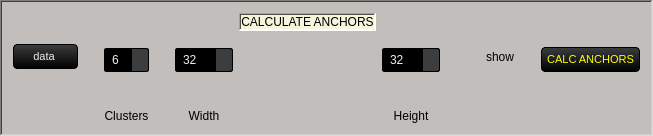
            <widget class="QFrame" name="cal_anchors">
             <property name="sizePolicy">
              <sizepolicy hsizetype="Preferred" vsizetype="Preferred">
               <horstretch>0</horstretch>
               <verstretch>0</verstretch>
              </sizepolicy>
             </property>
             <property name="styleSheet">
              <string notr="true">background-color: rgb(193, 190, 188);</string>
             </property>
             <property name="frameShape">
              <enum>QFrame::WinPanel</enum>
             </property>
             <property name="frameShadow">
              <enum>QFrame::Sunken</enum>
             </property>
             <property name="lineWidth">
              <number>10</number>
             </property>
             <property name="midLineWidth">
              <number>10</number>
             </property>
             <layout class="QGridLayout" name="gridLayout_11">
              <item row="5" column="4">
               <widget class="QLabel" name="width_label">
                <property name="layoutDirection">
                 <enum>Qt::LeftToRight</enum>
                </property>
                <property name="styleSheet">
                 <string notr="true">QLabel
				{
					background-color: transparent;
					color: black /*txt*/;
				}</string>
                </property>
                <property name="frameShape">
                 <enum>QFrame::NoFrame</enum>
                </property>
                <property name="frameShadow">
                 <enum>QFrame::Sunken</enum>
                </property>
                <property name="text">
                 <string>Width</string>
                </property>
                <property name="alignment">
                 <set>Qt::AlignCenter</set>
                </property>
               </widget>
              </item>
              <item row="2" column="6" rowspan="2">
               <widget class="QSpinBox" name="height_spinbox">
                <property name="styleSheet">
                 <string notr="true">				QSpinBox,QDoubleSpinBox,
				QDateTimeEdit 
				{
					background-color: rgb(0, 0, 0) /*bg_gen*/;
					color : rgb(238, 238, 238) /*txt*/;
					border: 1px solid #000;
					padding: 3px;
					padding-left: 5px;
					border-radius : 2px;
				}
				QDoubleSpinBox::up-button, 
				QSpinBox::up-button, 
				QDateTimeEdit::up-button
				{
					border-top-right-radius:2px;
					background-color: rgb(59, 61, 62) /*bg_alt*/;
					width: 16px; 
					border-width: 1px;
				}
				QDoubleSpinBox::up-button:hover, 
				QSpinBox::up-button:hover, 
				QDateTimeEdit::up-button:hover
				{
					background-color: rgb(59, 61, 62) /*bg_alt*/;
				}
				QDoubleSpinBox::up-button:pressed, 
				QSpinBox::up-button:pressed, 
				QDateTimeEdit::up-button:pressed
				{
					background-color: rgb(0, 0, 0) /*bg_gen*/;
					width: 16px; 
					border-width: 1px;
				}
				QDoubleSpinBox::up-arrow,
				QSpinBox::up-arrow,
				QDateTimeEdit::up-arrow
				{
					image: url(:/16x16/icons/16x16/up.gif);
					width: 7px;
					height: 7px;
				}
				QDoubleSpinBox::down-button, 
				QSpinBox::down-button, 
				QDateTimeEdit::down-button
				{
					border-bottom-right-radius:2px;
					background-color: rgb(59, 61, 62) /*bg_alt*/;
					width: 16px; 
					border-width: 1px;
				}
				QDoubleSpinBox::down-button:hover, 
				QSpinBox::down-button:hover, 
				QDateTimeEdit::down-button:hover
				{
					background-color: rgb(59, 61, 62) /*bg_alt*/;
				}
				QDoubleSpinBox::down-button:pressed,
				QSpinBox::down-button:pressed, 
				QDateTimeEdit::down-button:pressed
				{
					background-color: rgb(0, 0, 0) /*bg_gen*/;
					width: 16px; 
					border-width: 1px;
				}
				QDoubleSpinBox::down-arrow,
				QSpinBox::down-arrow,
				QDateTimeEdit::down-arrow
				{
					image: url(:/16x16/icons/16x16/down.gif);
					width: 7px;
					height: 7px;
				}</string>
                </property>
                <property name="minimum">
                 <number>32</number>
                </property>
                <property name="maximum">
                 <number>2016</number>
                </property>
                <property name="singleStep">
                 <number>32</number>
                </property>
               </widget>
              </item>
              <item row="2" column="5">
               <spacer name="verticalSpacer_76">
                <property name="orientation">
                 <enum>Qt::Vertical</enum>
                </property>
                <property name="sizeHint" stdset="0">
                 <size>
                  <width>20</width>
                  <height>40</height>
                 </size>
                </property>
               </spacer>
              </item>
              <item row="2" column="7">
               <spacer name="verticalSpacer_77">
                <property name="orientation">
                 <enum>Qt::Vertical</enum>
                </property>
                <property name="sizeHint" stdset="0">
                 <size>
                  <width>20</width>
                  <height>40</height>
                 </size>
                </property>
               </spacer>
              </item>
              <item row="2" column="10" rowspan="2">
               <widget class="QPushButton" name="calculate_anchors_button">
                <property name="styleSheet">
                 <string notr="true">
QPushButton {
    background-color: qlineargradient(spread:repeat, x1:1, y1:0, x2:1, y2:1, stop:0 rgb(59, 61, 62), stop:1 rgb(0, 0, 0));
    color:  rgb(255, 255, 0);
    font-size: 11px;
    min-width: 53px;
    border-style: solid;
    border-width: 1px;
    border-radius: 4px;
    border-color: rgb(0, 0, 0);
    padding: 5px;
}

QPushButton:flat {
    background-color: transparent;
    border: none;
    color: rgb(238, 238, 238);
}

QPushButton:disabled {
    background-color: #404040;
    color: #656565;
    border-color: rgb(0, 0, 0);
}

QPushButton:hover {
    background-color: rgba(236, 157, 0, 51);
    border: 1px solid rgb(236, 157, 0);
}

QPushButton:pressed {
    background-color: qlineargradient(spread:repeat, x1:1, y1:0, x2:1, y2:1, stop:0 rgb(28, 28, 32), stop:1 rgb(0, 0, 0));
    border: 1px solid rgb(236, 157, 0);
}

QPushButton:checked {
    background-color: qlineargradient(spread:repeat, x1:1, y1:0, x2:1, y2:1, stop:0 rgb(28, 28, 32), stop:1 rgb(0, 0, 0));
    border: 1px solid #222;
}</string>
                </property>
                <property name="text">
                 <string>CALC ANCHORS</string>
                </property>
               </widget>
              </item>
              <item row="2" column="8">
               <widget class="QCheckBox" name="show_checkbox">
                <property name="sizePolicy">
                 <sizepolicy hsizetype="Minimum" vsizetype="Minimum">
                  <horstretch>0</horstretch>
                  <verstretch>0</verstretch>
                 </sizepolicy>
                </property>
                <property name="styleSheet">
                 <string notr="true">QCheckBox{
					background-color: transparent;
					color: black /*txt*/;
					border: none;
				}
				QCheckBox::disabled
				{
					color: #656565;
				}
				/*-----QRadioButton-----*/
				QRadioButton 
				{
					color: lightgray;
					background-color: transparent;
				}</string>
                </property>
                <property name="text">
                 <string>show</string>
                </property>
               </widget>
              </item>
              <item row="2" column="0">
               <widget class="QPushButton" name="import_data_button">
                <property name="styleSheet">
                 <string notr="true">QPushButton {
    background-color: qlineargradient(spread:repeat, x1:1, y1:0, x2:1, y2:1, stop:0 rgb(59, 61, 62), stop:1 rgb(0, 0, 0));
    color: rgb(238, 238, 238);
  	font-size: 8pt;
    min-width: 53px;
    border-style: solid;
    border-width: 1px;
    border-radius: 4px;
    border-color: rgb(0, 0, 0);
    padding: 5px;
}

QPushButton:flat {
    background-color: transparent;
    border: none;
    color: rgb(238, 238, 238);
}

QPushButton:disabled {
    background-color: #404040;
    color: #656565;
    border-color: rgb(0, 0, 0);
}

QPushButton:hover {
    background-color: rgba(236, 157, 0, 51);
    border: 1px solid rgb(236, 157, 0);
}

QPushButton:pressed {
    background-color: qlineargradient(spread:repeat, x1:1, y1:0, x2:1, y2:1, stop:0 rgb(28, 28, 32), stop:1 rgb(0, 0, 0));
    border: 1px solid rgb(236, 157, 0);
}

QPushButton:checked {
    background-color: qlineargradient(spread:repeat, x1:1, y1:0, x2:1, y2:1, stop:0 rgb(28, 28, 32), stop:1 rgb(0, 0, 0));
    border: 1px solid #222;
}</string>
                </property>
                <property name="text">
                 <string>data </string>
                </property>
               </widget>
              </item>
              <item row="2" column="4" rowspan="2">
               <widget class="QSpinBox" name="width_spinbox">
                <property name="styleSheet">
                 <string notr="true">				QSpinBox,QDoubleSpinBox,
				QDateTimeEdit 
				{
					background-color: rgb(0, 0, 0) /*bg_gen*/;
					color : rgb(238, 238, 238) /*txt*/;
					border: 1px solid #000;
					padding: 3px;
					padding-left: 5px;
					border-radius : 2px;
				}
				QDoubleSpinBox::up-button, 
				QSpinBox::up-button, 
				QDateTimeEdit::up-button
				{
					border-top-right-radius:2px;
					background-color: rgb(59, 61, 62) /*bg_alt*/;
					width: 16px; 
					border-width: 1px;
				}
				QDoubleSpinBox::up-button:hover, 
				QSpinBox::up-button:hover, 
				QDateTimeEdit::up-button:hover
				{
					background-color: rgb(59, 61, 62) /*bg_alt*/;
				}
				QDoubleSpinBox::up-button:pressed, 
				QSpinBox::up-button:pressed, 
				QDateTimeEdit::up-button:pressed
				{
					background-color: rgb(0, 0, 0) /*bg_gen*/;
					width: 16px; 
					border-width: 1px;
				}
				QDoubleSpinBox::up-arrow,
				QSpinBox::up-arrow,
				QDateTimeEdit::up-arrow
				{
					image: url(:/16x16/icons/16x16/up.gif);
					width: 7px;
					height: 7px;
				}
				QDoubleSpinBox::down-button, 
				QSpinBox::down-button, 
				QDateTimeEdit::down-button
				{
					border-bottom-right-radius:2px;
					background-color: rgb(59, 61, 62) /*bg_alt*/;
					width: 16px; 
					border-width: 1px;
				}
				QDoubleSpinBox::down-button:hover, 
				QSpinBox::down-button:hover, 
				QDateTimeEdit::down-button:hover
				{
					background-color: rgb(59, 61, 62) /*bg_alt*/;
				}
				QDoubleSpinBox::down-button:pressed,
				QSpinBox::down-button:pressed, 
				QDateTimeEdit::down-button:pressed
				{
					background-color: rgb(0, 0, 0) /*bg_gen*/;
					width: 16px; 
					border-width: 1px;
				}
				QDoubleSpinBox::down-arrow,
				QSpinBox::down-arrow,
				QDateTimeEdit::down-arrow
				{
					image: url(:/16x16/icons/16x16/down.gif);
					width: 7px;
					height: 7px;
				}</string>
                </property>
                <property name="minimum">
                 <number>32</number>
                </property>
                <property name="maximum">
                 <number>2016</number>
                </property>
                <property name="singleStep">
                 <number>32</number>
                </property>
               </widget>
              </item>
              <item row="2" column="9">
               <spacer name="verticalSpacer_78">
                <property name="orientation">
                 <enum>Qt::Vertical</enum>
                </property>
                <property name="sizeHint" stdset="0">
                 <size>
                  <width>20</width>
                  <height>40</height>
                 </size>
                </property>
               </spacer>
              </item>
              <item row="2" column="3">
               <spacer name="verticalSpacer_75">
                <property name="orientation">
                 <enum>Qt::Vertical</enum>
                </property>
                <property name="sizeHint" stdset="0">
                 <size>
                  <width>20</width>
                  <height>40</height>
                 </size>
                </property>
               </spacer>
              </item>
              <item row="5" column="2">
               <widget class="QLabel" name="clusters_label">
                <property name="styleSheet">
                 <string notr="true">QLabel
				{
					background-color: transparent;
					color: black /*txt*/;
				}</string>
                </property>
                <property name="frameShape">
                 <enum>QFrame::NoFrame</enum>
                </property>
                <property name="frameShadow">
                 <enum>QFrame::Sunken</enum>
                </property>
                <property name="text">
                 <string>Clusters</string>
                </property>
                <property name="textFormat">
                 <enum>Qt::PlainText</enum>
                </property>
                <property name="alignment">
                 <set>Qt::AlignCenter</set>
                </property>
               </widget>
              </item>
              <item row="2" column="2" rowspan="2">
               <widget class="QSpinBox" name="clusters_spinbox">
                <property name="styleSheet">
                 <string notr="true">				QSpinBox,QDoubleSpinBox,
				QDateTimeEdit 
				{
					background-color: rgb(0, 0, 0) /*bg_gen*/;
					color : rgb(238, 238, 238) /*txt*/;
					border: 1px solid #000;
					padding: 3px;
					padding-left: 5px;
					border-radius : 2px;
				}
				QDoubleSpinBox::up-button, 
				QSpinBox::up-button, 
				QDateTimeEdit::up-button
				{
					border-top-right-radius:2px;
					background-color: rgb(59, 61, 62) /*bg_alt*/;
					width: 16px; 
					border-width: 1px;
				}
				QDoubleSpinBox::up-button:hover, 
				QSpinBox::up-button:hover, 
				QDateTimeEdit::up-button:hover
				{
					background-color: rgb(59, 61, 62) /*bg_alt*/;
				}
				QDoubleSpinBox::up-button:pressed, 
				QSpinBox::up-button:pressed, 
				QDateTimeEdit::up-button:pressed
				{
					background-color: rgb(0, 0, 0) /*bg_gen*/;
					width: 16px; 
					border-width: 1px;
				}
				QDoubleSpinBox::up-arrow,
				QSpinBox::up-arrow,
				QDateTimeEdit::up-arrow
				{
					image: url(:/16x16/icons/16x16/up.gif);
					width: 7px;
					height: 7px;
				}
				QDoubleSpinBox::down-button, 
				QSpinBox::down-button, 
				QDateTimeEdit::down-button
				{
					border-bottom-right-radius:2px;
					background-color: rgb(59, 61, 62) /*bg_alt*/;
					width: 16px; 
					border-width: 1px;
				}
				QDoubleSpinBox::down-button:hover, 
				QSpinBox::down-button:hover, 
				QDateTimeEdit::down-button:hover
				{
					background-color: rgb(59, 61, 62) /*bg_alt*/;
				}
				QDoubleSpinBox::down-button:pressed,
				QSpinBox::down-button:pressed, 
				QDateTimeEdit::down-button:pressed
				{
					background-color: rgb(0, 0, 0) /*bg_gen*/;
					width: 16px; 
					border-width: 1px;
				}
				QDoubleSpinBox::down-arrow,
				QSpinBox::down-arrow,
				QDateTimeEdit::down-arrow
				{
					image: url(:/16x16/icons/16x16/down.gif);
					width: 7px;
					height: 7px;
				}</string>
                </property>
                <property name="minimum">
                 <number>6</number>
                </property>
               </widget>
              </item>
              <item row="2" column="1">
               <spacer name="verticalSpacer_74">
                <property name="orientation">
                 <enum>Qt::Vertical</enum>
                </property>
                <property name="sizeHint" stdset="0">
                 <size>
                  <width>20</width>
                  <height>40</height>
                 </size>
                </property>
               </spacer>
              </item>
              <item row="5" column="6">
               <widget class="QLabel" name="height_label">
                <property name="styleSheet">
                 <string notr="true">QLabel
				{
					background-color: transparent;
					color: black /*txt*/;
				}</string>
                </property>
                <property name="frameShape">
                 <enum>QFrame::NoFrame</enum>
                </property>
                <property name="frameShadow">
                 <enum>QFrame::Sunken</enum>
                </property>
                <property name="text">
                 <string>Height</string>
                </property>
                <property name="alignment">
                 <set>Qt::AlignCenter</set>
                </property>
               </widget>
              </item>
              <item row="3" column="0">
               <layout class="QVBoxLayout" name="verticalLayout_2"/>
              </item>
              <item row="4" column="2">
               <spacer name="horizontalSpacer_21">
                <property name="orientation">
                 <enum>Qt::Horizontal</enum>
                </property>
                <property name="sizeHint" stdset="0">
                 <size>
                  <width>40</width>
                  <height>20</height>
                 </size>
                </property>
               </spacer>
              </item>
              <item row="4" column="4">
               <spacer name="horizontalSpacer_31">
                <property name="orientation">
                 <enum>Qt::Horizontal</enum>
                </property>
                <property name="sizeHint" stdset="0">
                 <size>
                  <width>40</width>
                  <height>20</height>
                 </size>
                </property>
               </spacer>
              </item>
              <item row="4" column="6">
               <spacer name="horizontalSpacer_32">
                <property name="orientation">
                 <enum>Qt::Horizontal</enum>
                </property>
                <property name="sizeHint" stdset="0">
                 <size>
                  <width>40</width>
                  <height>20</height>
                 </size>
                </property>
               </spacer>
              </item>
              <item row="4" column="8">
               <spacer name="horizontalSpacer_33">
                <property name="orientation">
                 <enum>Qt::Horizontal</enum>
                </property>
                <property name="sizeHint" stdset="0">
                 <size>
                  <width>40</width>
                  <height>20</height>
                 </size>
                </property>
               </spacer>
              </item>
              <item row="0" column="5">
               <widget class="QLabel" name="calculate_anchors_label">
                <property name="styleSheet">
                 <string notr="true">background-color: rgb(245, 245, 220);</string>
                </property>
                <property name="frameShape">
                 <enum>QFrame::WinPanel</enum>
                </property>
                <property name="frameShadow">
                 <enum>QFrame::Sunken</enum>
                </property>
                <property name="lineWidth">
                 <number>10</number>
                </property>
                <property name="midLineWidth">
                 <number>10</number>
                </property>
                <property name="text">
                 <string>CALCULATE ANCHORS</string>
                </property>
                <property name="alignment">
                 <set>Qt::AlignCenter</set>
                </property>
               </widget>
              </item>
             </layout>
            </widget>
